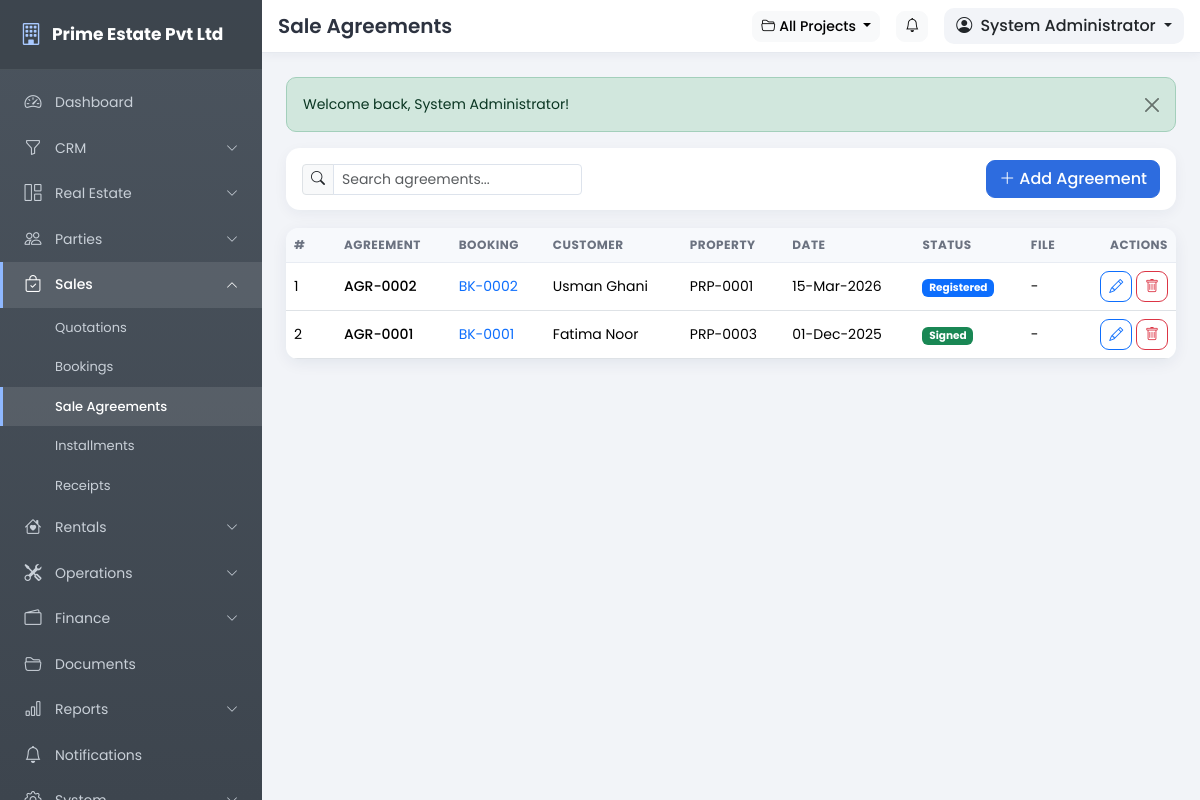
The page /pages/agreements.php (signed in) on the database its author committed.
### tables this page shows
CREATE TABLE IF NOT EXISTS users (
  id INT UNSIGNED NOT NULL AUTO_INCREMENT,
  role_id INT UNSIGNED NOT NULL,
  branch_id INT UNSIGNED DEFAULT NULL,
  username VARCHAR(80) NOT NULL,
  password VARCHAR(255) NOT NULL,
  full_name VARCHAR(150) NOT NULL,
  email VARCHAR(120) DEFAULT NULL,
  phone VARCHAR(40) DEFAULT NULL,
  photo VARCHAR(255) DEFAULT NULL,
  status TINYINT(1) NOT NULL DEFAULT 1,
  last_login DATETIME DEFAULT NULL,
  remember_token VARCHAR(64) DEFAULT NULL,
  created_date DATE NOT NULL,
  created_time TIME NOT NULL,
  updated_date DATE NOT NULL,
  updated_time TIME NOT NULL,
  PRIMARY KEY (id),
  UNIQUE KEY uq_users_username (username),
  KEY idx_users_role (role_id),
  CONSTRAINT fk_users_role FOREIGN KEY (role_id) REFERENCES roles (id) ON DELETE CASCADE
);

CREATE TABLE IF NOT EXISTS sale_agreements (
  id INT UNSIGNED NOT NULL AUTO_INCREMENT,
  agreement_no VARCHAR(40) NOT NULL,
  booking_id INT UNSIGNED NOT NULL,
  agreement_date DATE NOT NULL,
  file_path VARCHAR(255) DEFAULT NULL,
  status ENUM('draft','signed','registered') NOT NULL DEFAULT 'draft',
  created_date DATE NOT NULL,
  created_time TIME NOT NULL,
  updated_date DATE NOT NULL,
  updated_time TIME NOT NULL,
  PRIMARY KEY (id),
  UNIQUE KEY uq_sa_no (agreement_no),
  CONSTRAINT fk_sa_booking FOREIGN KEY (booking_id) REFERENCES bookings (id) ON DELETE CASCADE
);

CREATE TABLE IF NOT EXISTS bookings (
  id INT UNSIGNED NOT NULL AUTO_INCREMENT,
  booking_no VARCHAR(40) NOT NULL,
  quotation_id INT UNSIGNED DEFAULT NULL,
  property_id INT UNSIGNED NOT NULL,
  customer_id INT UNSIGNED NOT NULL,
  dealer_id INT UNSIGNED DEFAULT NULL,
  booking_date DATE NOT NULL,
  sale_type ENUM('cash','installment','cash_installment') NOT NULL DEFAULT 'installment',
  total_price DECIMAL(14,2) NOT NULL DEFAULT 0.00,
  discount DECIMAL(12,2) NOT NULL DEFAULT 0.00,
  token_amount DECIMAL(12,2) NOT NULL DEFAULT 0.00,
  booking_amount DECIMAL(12,2) NOT NULL DEFAULT 0.00,
  possession_charges DECIMAL(12,2) NOT NULL DEFAULT 0.00,
  transfer_charges DECIMAL(12,2) NOT NULL DEFAULT 0.00,
  installment_plan ENUM('monthly','quarterly','half_yearly','yearly','lump_sum') NOT NULL DEFAULT 'monthly',
  installment_years INT NOT NULL DEFAULT 1,
  status ENUM('booking','active','completed','cancelled') NOT NULL DEFAULT 'booking',
  created_date DATE NOT NULL,
  created_time TIME NOT NULL,
  updated_date DATE NOT NULL,
  updated_time TIME NOT NULL,
  PRIMARY KEY (id),
  UNIQUE KEY uq_booking_no (booking_no),
  KEY idx_book_property (property_id),
  KEY idx_book_customer (customer_id),
  CONSTRAINT fk_book_property FOREIGN KEY (property_id) REFERENCES properties (id) ON DELETE CASCADE,
  CONSTRAINT fk_book_customer FOREIGN KEY (customer_id) REFERENCES customers (id) ON DELETE CASCADE
);

CREATE TABLE IF NOT EXISTS customers (
  id INT UNSIGNED NOT NULL AUTO_INCREMENT,
  customer_no VARCHAR(40) NOT NULL,
  full_name VARCHAR(180) NOT NULL,
  cnic VARCHAR(40) DEFAULT NULL,
  passport_no VARCHAR(60) DEFAULT NULL,
  phone VARCHAR(40) DEFAULT NULL,
  whatsapp VARCHAR(40) DEFAULT NULL,
  email VARCHAR(120) DEFAULT NULL,
  address VARCHAR(255) DEFAULT NULL,
  city_id INT UNSIGNED DEFAULT NULL,
  nominee_name VARCHAR(180) DEFAULT NULL,
  nominee_cnic VARCHAR(40) DEFAULT NULL,
  nominee_relation VARCHAR(60) DEFAULT NULL,
  photo VARCHAR(255) DEFAULT NULL,
  status TINYINT(1) NOT NULL DEFAULT 1,
  created_date DATE NOT NULL,
  created_time TIME NOT NULL,
  updated_date DATE NOT NULL,
  updated_time TIME NOT NULL,
  PRIMARY KEY (id),
  UNIQUE KEY uq_customers_no (customer_no),
  KEY idx_customers_city (city_id)
);

CREATE TABLE IF NOT EXISTS properties (
  id INT UNSIGNED NOT NULL AUTO_INCREMENT,
  property_no VARCHAR(40) NOT NULL,
  file_no VARCHAR(60) DEFAULT NULL,
  plot_no VARCHAR(60) DEFAULT NULL,
  house_no VARCHAR(60) DEFAULT NULL,
  apartment_no VARCHAR(60) DEFAULT NULL,
  office_no VARCHAR(60) DEFAULT NULL,
  shop_no VARCHAR(60) DEFAULT NULL,
  warehouse_no VARCHAR(60) DEFAULT NULL,
  factory_no VARCHAR(60) DEFAULT NULL,
  farm_house_no VARCHAR(60) DEFAULT NULL,
  hall_no VARCHAR(60) DEFAULT NULL,
  project_id INT UNSIGNED DEFAULT NULL,
  block_id INT UNSIGNED DEFAULT NULL,
  road_id INT UNSIGNED DEFAULT NULL,
  street_id INT UNSIGNED DEFAULT NULL,
  property_type_id INT UNSIGNED DEFAULT NULL,
  property_category_id INT UNSIGNED DEFAULT NULL,
  owner_id INT UNSIGNED DEFAULT NULL,
  customer_id INT UNSIGNED DEFAULT NULL,
  size_value DECIMAL(10,2) NOT NULL DEFAULT 0.00,
  size_unit ENUM('marla','kanal','sqft','sqy') NOT NULL DEFAULT 'marla',
  status ENUM('available','booked','reserved','sold','transferred','rental','occupied','vacant') NOT NULL DEFAULT 'available',
  corner TINYINT(1) NOT NULL DEFAULT 0,
  main_boulevard TINYINT(1) NOT NULL DEFAULT 0,
  park_facing TINYINT(1) NOT NULL DEFAULT 0,
  sale_price DECIMAL(14,2) NOT NULL DEFAULT 0.00,
  rent_amount DECIMAL(12,2) NOT NULL DEFAULT 0.00,
  extra_charges DECIMAL(12,2) NOT NULL DEFAULT 0.00,
  possession_status ENUM('pending','in_progress','completed') NOT NULL DEFAULT 'pending',
  possession_date DATE DEFAULT NULL,
  description TEXT DEFAULT NULL,
  created_date DATE NOT NULL,
  created_time TIME NOT NULL,
  updated_date DATE NOT NULL,
  updated_time TIME NOT NULL,
  PRIMARY KEY (id),
  UNIQUE KEY uq_properties_no (property_no),
  KEY idx_prop_project (project_id),
  KEY idx_prop_type (property_type_id),
  KEY idx_prop_status (status),
  CONSTRAINT fk_prop_project FOREIGN KEY (project_id) REFERENCES projects (id) ON DELETE SET NULL,
  CONSTRAINT fk_prop_block FOREIGN KEY (block_id) REFERENCES blocks (id) ON DELETE SET NULL,
  CONSTRAINT fk_prop_type FOREIGN KEY (property_type_id) REFERENCES property_types (id) ON DELETE SET NULL,
  CONSTRAINT fk_prop_cat FOREIGN KEY (property_category_id) REFERENCES property_categories (id) ON DELETE SET NULL,
  CONSTRAINT fk_prop_owner FOREIGN KEY (owner_id) REFERENCES owners (id) ON DELETE SET NULL,
  CONSTRAINT fk_prop_customer FOREIGN KEY (customer_id) REFERENCES customers (id) ON DELETE SET NULL
);

### includes/config.php (called while the page is built, shortened)
<?php
function setting($key, $default = '') {
    static $cache = null;
    global $mysqli;
    if ($cache === null) {
        $cache = [];
        if (isset($mysqli)) {
            $rows = db_all("SELECT setting_key, setting_value FROM settings");
            foreach ($rows as $r) {
                $cache[$r['setting_key']] = $r['setting_value'];
            }
        }
    }
    return isset($cache[$key]) && $cache[$key] !== '' ? $cache[$key] : $default;
}

### includes/auth.php (called while the page is built, shortened)
<?php
require_once __DIR__ . '/functions.php';
if (is_logged_in()) {
    $timeout = (int)setting('session_timeout', 60) * 60;
    $user = db_get("SELECT u.*, r.name AS role_name, r.is_super_admin
                    FROM users u
                    JOIN roles r ON r.id = u.role_id
                    WHERE u.id = ?", [$_SESSION['user_id']]);
    if ($user) {
        $user['perms'] = [];
        $rows = db_all("SELECT p.slug FROM role_permissions rp
                        JOIN permissions p ON p.id = rp.permission_id
                        WHERE rp.role_id = ?", [$user['role_id']]);
        foreach ($rows as $r) {
            $user['perms'][] = $r['slug'];
        }
    }
}

### pages/agreements.php (the view, shortened to what this page needs)
<?php
require_once '../includes/auth.php';
$title = 'Sale Agreements';
$canEdit = has_permission('sales.manage');
$filterBooking = (int)($_GET['booking_id'] ?? 0);
$records = db_all("SELECT sa.*, b.booking_no, c.full_name AS customer_name, p.property_no
                   FROM sale_agreements sa
                   JOIN bookings b ON b.id = sa.booking_id
                   JOIN customers c ON c.id = b.customer_id
                   JOIN properties p ON p.id = b.property_id
                   WHERE (? = 0 OR sa.booking_id = ?)
                   ORDER BY sa.agreement_date DESC", [$filterBooking, $filterBooking]);
include '../includes/header.php';
?>
<div class="toolbar d-flex flex-wrap align-items-center gap-2">
    <div class="input-group input-group-sm" style="max-width:280px">
        <span class="input-group-text"><i class="bi bi-search"></i></span>
        <input type="text" class="form-control table-search" data-table="#dataTable" placeholder="Search agreements...">
    </div>
    <?php if ($canEdit): ?>
    <button class="btn btn-primary ms-auto" data-bs-toggle="modal" data-bs-target="#recordModal" data-add="Add Agreement"<?= $filterBooking ? ' data-booking="' . $filterBooking . '"' : '' ?>><i class="bi bi-plus-lg me-1"></i>Add Agreement</button>
    <?php endif; ?>
</div>
<div class="card">
    <div class="card-body p-0">
        <div class="table-responsive">
            <table class="table table-hover mb-0" id="dataTable">
                <thead><tr><th style="width:50px">#</th><th>Agreement</th><th>Booking</th><th>Customer</th><th>Property</th><th>Date</th><th>Status</th><th>File</th><th class="text-end">Actions</th></tr></thead>
                <tbody>
                <?php foreach ($records as $i => $r): ?>
                    <tr>
                        <td><?= $i + 1 ?></td>
                        <td class="fw-medium"><?= e($r['agreement_no']) ?></td>
                        <td><a href="booking_view.php?id=<?= $r['booking_id'] ?>"><?= e($r['booking_no']) ?></a></td>
                        <td><?= e($r['customer_name']) ?></td>
                        <td><?= e($r['property_no']) ?></td>
                        <td><?= fmt_date($r['agreement_date']) ?></td>
                        <td><?= status_badge($r['status']) ?></td>
                        <td><?= $r['file_path'] ? '<a class="btn btn-sm btn-outline-secondary" target="_blank" href="' . BASE_URL . '/assets/' . e($r['file_path']) . '"><i class="bi bi-download"></i></a>' : '-' ?></td>
                        <td class="text-end">
                            <?php if ($canEdit): ?>
                            <button class="btn btn-sm btn-outline-primary" data-bs-toggle="modal" data-bs-target="#recordModal" data-edit='<?= h(json_encode(['id' => $r['id'], 'agreement_no' => $r['agreement_no'], 'booking_id' => $r['booking_id'], 'agreement_date' => $r['agreement_date'], 'status' => $r['status']])) ?>'><i class="bi bi-pencil"></i></button>
                            <form method="post" class="d-inline" data-confirm="Delete this agreement?">
                                <button class="btn btn-sm btn-outline-danger"><i class="bi bi-trash"></i></button>
                            </form>
                            <?php endif; ?>
                        </td>
                    </tr>
                <?php endforeach; ?>
                </tbody>
            </table>
        </div>
    </div>
</div>
<?php include '../includes/footer.php'; ?>

### includes/header.php (shortened to what this page needs)
<?php
$company = setting('company_name', APP_NAME);
$activeProject = active_project();
$activeProjectName = $activeProject ? $activeProject['name'] : 'All Projects';
?>
<!DOCTYPE html>
<html lang="en">
<head>
<link href="https://cdn.jsdelivr.net/npm/bootstrap@5.3.3/dist/css/bootstrap.min.css" rel="stylesheet">
<link href="https://cdn.jsdelivr.net/npm/bootstrap-icons@1.11.3/font/bootstrap-icons.min.css" rel="stylesheet">
<link href="<?= BASE_URL ?>/assets/css/style.css" rel="stylesheet">
</head>
<body>
<aside class="sidebar" id="appSidebar">
    <div class="sidebar-brand">
        <a class="brand-link" href="<?= BASE_URL ?>/index.php">
            <i class="bi bi-building"></i>
            <span><?= e($company) ?></span>
        </a>
    </div>
    <?php include __DIR__ . '/sidebar.php'; ?>
</aside>
<div class="main-area">
    <header class="topbar">
        <div class="d-flex align-items-center gap-3 px-3 py-2">
            <h5 class="mb-0 fw-semibold d-none d-sm-block"><?= e($title) ?></h5>
            <div class="ms-auto d-flex align-items-center gap-3">
                <div class="dropdown">
                    <button class="btn btn-light btn-sm dropdown-toggle" type="button" data-bs-toggle="dropdown" aria-expanded="false" title="Active Project">
                        <i class="bi bi-folder2-open me-1"></i><?= e($activeProjectName) ?>
                    </button>
                </div>
                <a href="<?= BASE_URL ?>/pages/notifications.php" class="btn btn-light btn-sm position-relative" title="Notifications">
                    <i class="bi bi-bell"></i>
                </a>
                <div class="dropdown user-drop">
                    <button class="btn dropdown-toggle" type="button" data-bs-toggle="dropdown" aria-expanded="false">
                        <i class="bi bi-person-circle me-1"></i>
                        <?= e($user['full_name'] ?? 'User') ?>
                    </button>
                </div>
            </div>
        </div>
    </header>
    <div class="page-content">
        <?= get_flash() ?>

### includes/functions.php (shortened to what this page needs)
<?php
require_once __DIR__ . '/database.php';
function db_prepare($sql, $params = []) {
    global $mysqli;
    $stmt = $mysqli->prepare($sql);
    if ($params) {
        $types = '';
        foreach ($params as $p) {
            $types .= is_int($p) ? 'i' : (is_double($p) ? 'd' : 's');
        }
        $stmt->bind_param($types, ...$params);
    }
    $stmt->execute();
    return $stmt;
}
function db_all($sql, $params = []) {
    $stmt = db_prepare($sql, $params);
    $res = $stmt->get_result();
    return $res ? $res->fetch_all(MYSQLI_ASSOC) : [];
}
function db_get($sql, $params = []) {
    $stmt = db_prepare($sql, $params);
    $res = $stmt->get_result();
    return $res ? $res->fetch_assoc() : null;
}
function h($s) {
    return htmlspecialchars((string)$s, ENT_QUOTES, 'UTF-8');
}
function e($s) {
    return htmlspecialchars((string)$s, ENT_QUOTES, 'UTF-8');
}
function get_flash() {
    $out = '';
    foreach ($_SESSION['flash'] as $f) {
        $out .= '<div class="alert alert-' . e($f['type']) . ' alert-dismissible fade show" role="alert">'
              . e($f['msg'])
              . '<button type="button" class="btn-close" data-bs-dismiss="alert" aria-label="Close"></button></div>';
    }
    return $out;
}
function active_project_id() {
    return (int)($_SESSION['active_project_id'] ?? 0);
}
function active_project() {
    $id = active_project_id();
    return $id ? db_get("SELECT * FROM projects WHERE id = ? AND status = 1", [$id]) : null;
}
function has_permission($slug) {
    global $user;
    if (!empty($user['is_super_admin'])) {
        return true;
    }
    return in_array($slug, $user['perms'], true);
}
function fmt_date($d) {
    return $d && $d !== '0000-00-00' ? date('d-M-Y', strtotime($d)) : '-';
}
function status_badge($status) {
    $map = [
        'available' => 'success', 'booked' => 'info', 'reserved' => 'warning',
        'sold' => 'secondary', 'transferred' => 'dark', 'rental' => 'primary',
        'occupied' => 'danger', 'vacant' => 'light',
        'pending' => 'warning', 'partial' => 'info', 'paid' => 'success',
        'overdue' => 'danger', 'waived' => 'secondary',
        'active' => 'success', 'expired' => 'secondary', 'terminated' => 'danger',
        'vacated' => 'dark', 'renewed' => 'info', 'new' => 'primary', 'contacted' => 'info',
        'qualified' => 'success', 'proposal' => 'warning', 'follow_up' => 'secondary',
        'converted' => 'success', 'lost' => 'danger', 'open' => 'warning', 'in_progress' => 'info',
        'completed' => 'success', 'cancelled' => 'danger', 'draft' => 'secondary',
        'sent' => 'info', 'accepted' => 'success', 'rejected' => 'danger',
        'signed' => 'success', 'registered' => 'primary', 'booking' => 'info',
        'cleared' => 'success', 'scheduled' => 'primary',
    ];
    $cls = $map[$status] ?? 'secondary';
    return '<span class="badge bg-' . $cls . '">' . h(ucfirst(str_replace('_', ' ', $status))) . '</span>';
}

### rows shown on the page
users: full_name "System Administrator"
sale_agreements: agreement_no "AGR-0002", booking.booking_no "BK-0002", customers.full_name "Usman Ghani", properties.property_no "PRP-0001", agreement_date "15-Mar-2026", status "Registered"
sale_agreements: agreement_no "AGR-0001", booking.booking_no "BK-0001", customers.full_name "Fatima Noor", properties.property_no "PRP-0003", agreement_date "01-Dec-2025", status "Signed"

### other values the page prints
$company "Prime Estate Pvt Ltd"
$title "Sale Agreements"
$activeProjectName "All Projects"
$f['msg'] "Welcome back, System Administrator!"
